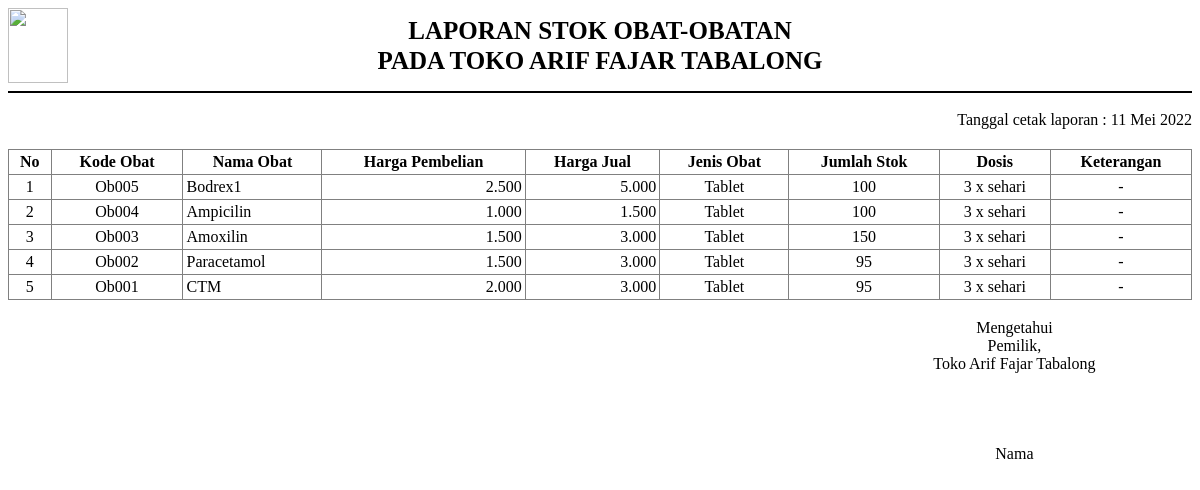
/admin/laporan/stok-obat.php (signed in), run on an earlier commit of the app's database.
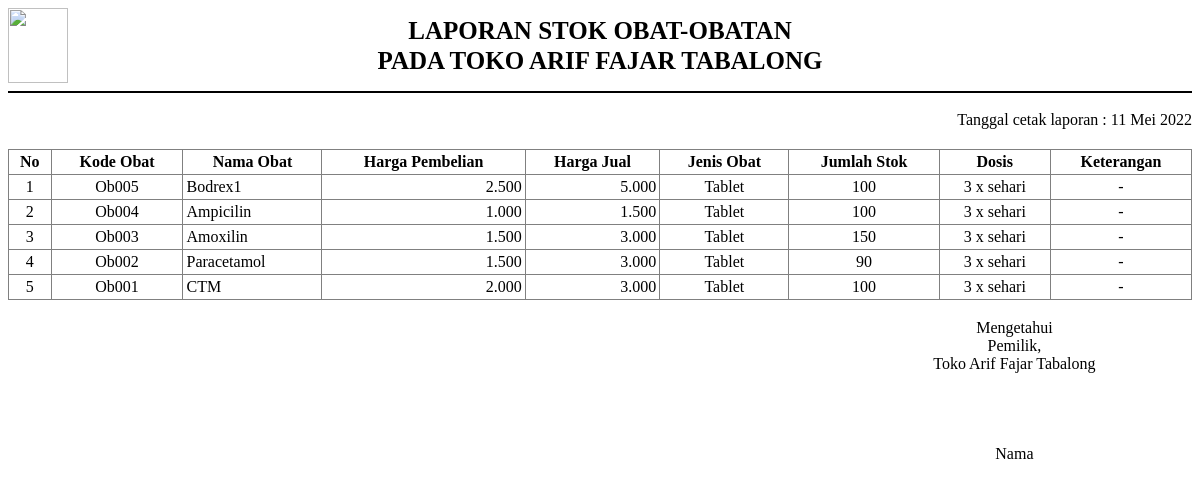
And on a later commit of the database.
### tables this page shows
CREATE TABLE `stok_obat`  (
  `kode_obat` varchar(20) NOT NULL,
  `nama_obat` varchar(100) NULL DEFAULT NULL,
  `harga_pembelian` int(11) NULL DEFAULT NULL,
  `harga_jual` int(11) NULL DEFAULT NULL,
  `jenis_obat` varchar(20) NULL DEFAULT NULL,
  `gambar_obat` varchar(100) NULL DEFAULT NULL,
  `jumlah_stok` int(11) NULL DEFAULT NULL,
  `dosis_obat` varchar(50) NULL DEFAULT NULL,
  `ket_obat` text NULL,
  PRIMARY KEY (`kode_obat`) USING BTREE
);

### config/config.php (called while the page is built, shortened)
<?php
function base_url($url = null)
{
    $base_url = "http://localhost/toko-logistik-obat";
    if ($url != null) {
        return $base_url . "/" . $url;
    } else {
        return $base_url;
    }
}
function tgl_indo($tanggal)
{
    $bulan = array(
        1 =>   'Januari',
        'Februari',
        'Maret',
        'April',
        'Mei',
        'Juni',
        'Juli',
        'Agustus',
        'September',
        'Oktober',
        'November',
        'Desember'
    );
    $pecahkan = explode('-', $tanggal);
    return $pecahkan[2] . ' ' . $bulan[(int) $pecahkan[1]] . ' ' . $pecahkan[0];
}
$no = 1;

### admin/laporan/stok-obat.php (the view, shortened to what this page needs)
<?php
require_once '../../config/config.php';
?>
<!DOCTYPE html>
<html lang="en">
<head>
</head>
<body>
    <div class="kop">
        <img src="<?= base_url('assets/img/drugstore-icon.png') ?>" width="60" height="75" alt="">
        LAPORAN STOK OBAT-OBATAN <br>
        PADA TOKO ARIF FAJAR TABALONG
        <img src="<?= base_url('assets/img/blank.jpg') ?>" width="60" height="75" alt="">
    </div>
    <hr size="2" color="black">
    <div style="float: right; margin-bottom: 20px; margin-top: 10px;">
        Tanggal cetak laporan : <?= tgl_indo(date('Y-m-d')) ?>
    </div>
    <table border="1" cellpadding="3">
        <thead>
            <tr>
                <th>No</th>
                <th>Kode Obat</th>
                <th>Nama Obat</th>
                <th>Harga Pembelian</th>
                <th>Harga Jual</th>
                <th>Jenis Obat</th>
                <th>Jumlah Stok</th>
                <th>Dosis</th>
                <th>Keterangan</th>
            </tr>
        </thead>
        <tbody>
            <?php
            $data = $koneksi->query("SELECT * FROM stok_obat ORDER BY kode_obat DESC");
            foreach ($data as $row) {
            ?>
                <tr align="center">
                    <td><?= $no++; ?></td>
                    <td><?= $row['kode_obat']; ?></td>
                    <td align="left"><?= $row['nama_obat']; ?></td>
                    <td align="right"><?= number_format($row['harga_pembelian'], 0, ',', '.'); ?></td>
                    <td align="right"><?= number_format($row['harga_jual'], 0, ',', '.'); ?></td>
                    <td><?= $row['jenis_obat']; ?></td>
                    <td><?= $row['jumlah_stok']; ?></td>
                    <td><?= $row['dosis_obat']; ?></td>
                    <td><?= $row['ket_obat']; ?></td>
                </tr>
            <?php } ?>
        </tbody>
    </table>
    <br>
    <table border="0">
        <tr align="center">
            <td width="70%"></td>
            <td>
                Mengetahui <br>
                Pemilik, <br>
                Toko Arif Fajar Tabalong
                <br><br><br><br><br>
                Nama
            </td>
        </tr>
    </table>
</body>
</html>

What changed in the data, as far as the page shows it:
changed stok_obat "Ob002": jumlah_stok "95" → "90"
changed stok_obat "Ob001": jumlah_stok "95" → "100"
